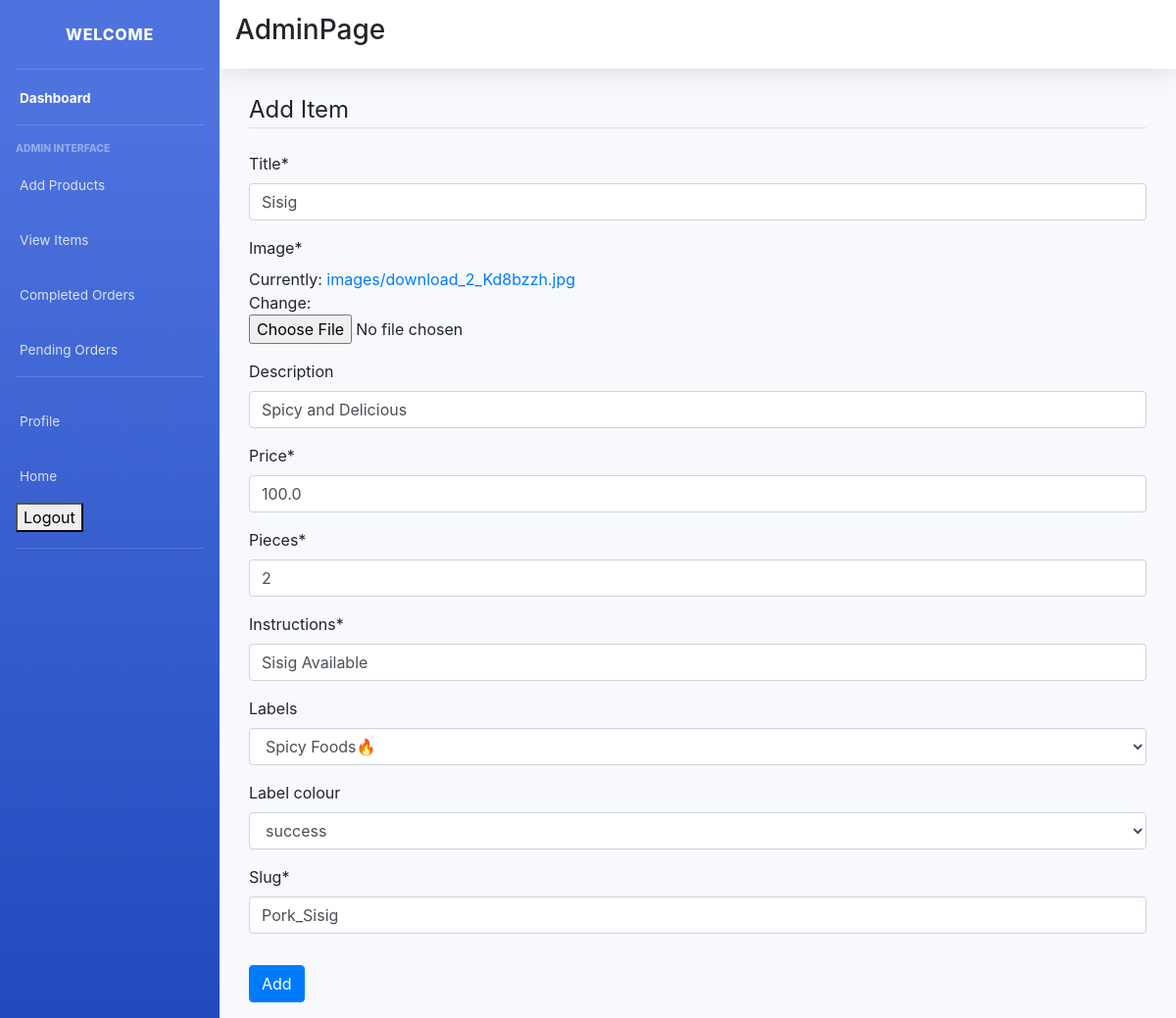
/item-update/Pork_Sisig/ (signed in), run on the app's committed database.
### main/models.py (models this page shows, shortened)
class Item(models.Model):
    LABELS = (
        ('Best Selling Foods', 'Best Selling Foods'),
        ('New Food', 'New Food'),
        ('Spicy Foods🔥', 'Spicy Foods🔥'),
    )
    LABEL_COLOUR = (
        ('danger', 'danger'),
        ('success', 'success'),
        ('primary', 'primary'),
        ('info', 'info'),
        ('warning', 'warning'),
    )
    title = models.CharField(max_length=150)
    description = models.CharField(max_length=250,blank=True)
    price = models.FloatField()
    pieces = models.IntegerField(default=6)
    instructions = models.CharField(max_length=250,default="Available")
    image = models.ImageField(default='default.png', upload_to='images/')
    labels = models.CharField(max_length=25, choices=LABELS, blank=True)
    label_colour = models.CharField(max_length=15, choices=LABEL_COLOUR, blank=True)
    slug = models.SlugField(default="foods")
    created_by = models.ForeignKey(User, on_delete=models.CASCADE)

### main/views.py (the view, shortened to what this page needs)
# urls.py: path('item-update/<slug>/', ItemUpdateView.as_view(), name='item-update'),
class ItemUpdateView(LoginRequiredMixin, UserPassesTestMixin, UpdateView):
    model = Item
    fields = ['title', 'image', 'description', 'price', 'pieces', 'instructions', 'labels', 'label_colour', 'slug']
    def test_func(self):
        item = self.get_object()
        if self.request.user == item.created_by:
            return True
        return False

### main/templates/main/item_form.html (shortened to what this page needs)
{% extends "main/layout2.html" %}
{% load crispy_forms_tags %}
{% block content %}
<div class="form">
    <div class="container">
        <div class="row">
            <div class="col-sm-12">
                <form method="POST" enctype="multipart/form-data">
                    <fieldset class="form-group">
                        <legend class="border-bottom mb-4">Add Item</legend>
                        {{ form|crispy }}
                    </fieldset>
                    <div class="form-group">
                        <button class="btn btn-primary" type="submit">Add</button>
                    </div>
                </form>
            </div>
        </div>
    </div>
</div>
{% endblock content %}

### data on the page
Item: title "Sisig", description "Spicy and Delicious", price "100.0", pieces "2", instructions "Sisig Available", labels "Spicy Foods🔥", label_colour "success", slug "Pork_Sisig"
